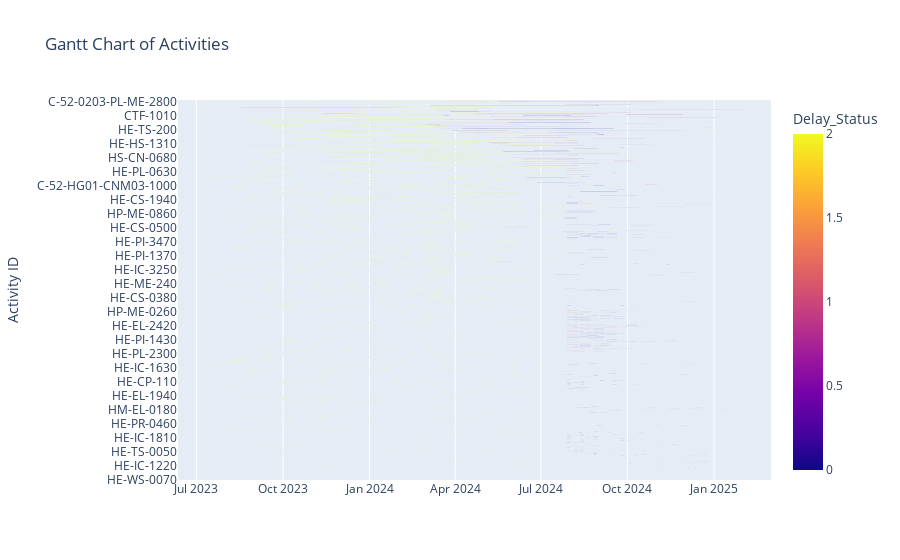

Source (notebook cell):
### Code cell
gantt_data = data[['Activity ID', 'Baseline Start', 'Baseline Finish', 'Delay_Status']].dropna()
gantt_chart = px.timeline(
    gantt_data,
    x_start='Baseline Start',
    x_end='Baseline Finish',
    y='Activity ID',
    color='Delay_Status',
    title='Gantt Chart of Activities'
)
gantt_chart.update_yaxes(categoryorder="total ascending")
gantt_chart.show()

### Figure 1 — Plotly figure (JSON) as saved in the notebook; plotly's stock layout.template omitted (floating-point values rounded to 4 significant figures; data arrays with more than 128 entries replaced by an {"elided": "..."} marker saying what was removed)
{"data": [{"alignmentgroup": "True", "base": {"elided": "3237 str values"}, "hovertemplate": "Baseline Start=%{base}<br>Baseline Finish=%{x}<br>Activity ID=%{y}<br>Delay_Status=%{marker.color}<extra></extra>", "legendgroup": "", "marker": {"color": {"elided": "3237 int values"}, "coloraxis": "coloraxis", "pattern": {"shape": ""}}, "name": "", "offsetgroup": "", "orientation": "h", "showlegend": false, "textposition": "auto", "type": "bar", "x": {"elided": "3237 int values"}, "xaxis": "x", "y": {"elided": "3237 str values"}, "yaxis": "y"}], "layout": {"barmode": "overlay", "coloraxis": {"colorbar": {"title": {"text": "Delay_Status"}}, "colorscale": [[0, "#0d0887"], [0.1111, "#46039f"], [0.2222, "#7201a8"], [0.3333, "#9c179e"], [0.4444, "#bd3786"], [0.5556, "#d8576b"], [0.6667, "#ed7953"], [0.7778, "#fb9f3a"], [0.8889, "#fdca26"], [1, "#f0f921"]]}, "legend": {"tracegroupgap": 0}, "title": {"text": "Gantt Chart of Activities"}, "xaxis": {"anchor": "y", "domain": [0, 1], "type": "date"}, "yaxis": {"anchor": "x", "categoryorder": "total ascending", "domain": [0, 1], "title": {"text": "Activity ID"}}}}
